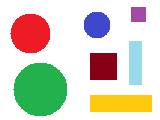
#> input picture ImageProcessing/Figuras/figurasHD.png, 160 x 120 px
$ python figuras.py
#> lines starting #> are read from the running program, lines starting #| are printed output that depends on the picture; after the words box and inside, x2 and y2 are one past the last pixel; in counts of white or black regions, pixels touching at a corner belong together
import cv2
import matplotlib.pyplot as plt
import math

alpha4Circle = 4

def getShape(val):
    if (len(val['borders']) == 4):
        lenghts = [
            val['borders'][1][1] - val['borders'][0][1],
            val['borders'][3][0] - val['borders'][1][0],
            val['borders'][3][1] - val['borders'][2][1],
            val['borders'][3][0] - val['borders'][0][0]
        ]
        if len(set(lenghts)) == 1:
            return 'Square'
        return 'Rectangle'
    else:
        centroid = getCentroid(val)
        minR = None
        maxR = None

        for coords in val['perimeter']:
            tempR = math.sqrt(
                pow(abs(centroid[0] - coords[0]), 2) +
                pow(abs(centroid[1] - coords[1]), 2)
            )

            if not minR:
                minR = tempR
                maxR = tempR
            else:
                if tempR < minR: minR = tempR
                if tempR > maxR: maxR = tempR

        if maxR - minR <= alpha4Circle:
            return 'Circle'

        return 'Unidentified'

def getCentroid(val):
    promX = sum([ x[0] for x in val['pixels'] ]) / len(val['pixels'])
    promY = sum([ x[1] for x in val['pixels'] ]) / len(val['pixels'])
    return [ promX, promY ]


img = cv2.imread('figurasHD.png', 1)
#> img is the input picture: shape (120, 160, 3); mean B, G, R 194.5, 209.9, 213.5
img = cv2.cvtColor(img, cv2.COLOR_BGR2GRAY)
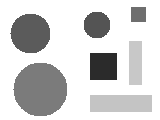
#> img: shape (120, 160); min 43, max 255, mean 209.2

figures = {}

for n in range(len(img)):
    for i in range(len(img[n])):

        actPix = img[n][i]
        # print('[{}, {}]: {}'.format(n, i, actPix))
        flag = 0

        if (actPix != 255):

            if (img[n-1][i] == actPix or img[n-1][i] == 0): flag += 1
            if (img[n+1][i] == actPix or img[n+1][i] == 0): flag += 1
            if (img[n][i-1] == actPix or img[n][i-1] == 0): flag += 1
            if (img[n][i+1] == actPix or img[n][i+1] == 0): flag += 1

            if (flag > 0):
                if actPix in figures:
                    figures[actPix]['pixels'].append([n, i])
                else:
                    figures[actPix] = {'perimeter': [], 'pixels': [ [n,i] ] }
            else:
                figures[actPix] = {'perimeter': [], 'pixels': [ [n,i] ] }

            preColor = actPix

            if (1 <= flag <= 2):
                if 'borders' in figures[actPix]:
                    figures[actPix]['borders'].append([n,i])
                else:
                    figures[actPix]['borders'] = [ [n,i] ]

            if (flag > 0 and flag < 4):
                img[n][i] = 0
                actPix = img[n][i]
                figures[preColor]['perimeter'].append([n,i])
#> this loop made 120 passes
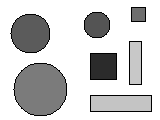
#> img: shape (120, 160); 3.98% of pixels changed, all inside (x1, y1, x2, y2) = (10, 7, 152, 116)
#> after the loop, figures = 7 items; preColor = 123

cont = 1
for key,val in figures.items():
    print('\nFig #{}\nColor: {}\nPerimeter: {}\nArea: {}'.format(cont, key, len(val['perimeter']), len(val['pixels'])))
    print('Borders: {}'.format(len(val['borders'])))
    print('Centroid: {}'.format(getCentroid(val)))
    print('Shape: {}'.format(getShape(val)))
    cont += 1
#> this loop made 7 passes
#> (key, lenghts in getShape) on passes 1, 4, 5, 7: (110, [14, 14, 14, 14]), (200, [12, 43, 12, 43]), (43, [26, 26, 26, 26]), (196, [61, 16, 61, 16])
#> key on passes 2, 3, 6: 84, 91, 123
#> (printed output is left out)
#> after the loop, cont = 8


cv2.imwrite('figurasHD.jpg', img)
